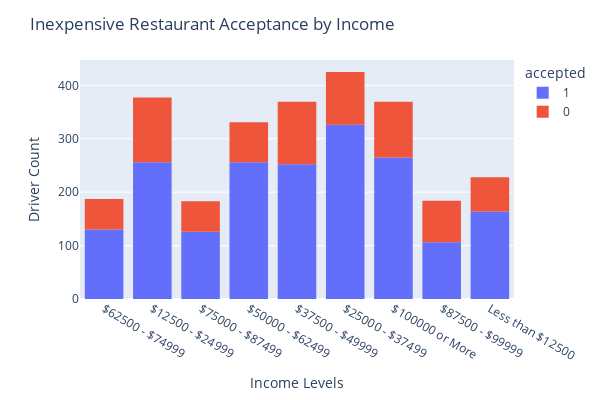

This figure's notebook cell:
### Code cell
# I suspect that income may be a factor in acceptance of coupons for inexpensive restaurants.
# I want to visualize acceptance across income levels to see if there are any obvious trends.
fig_lt20_incomes = px.histogram(lt20, x=lt20['income'], color='accepted')
fig_lt20_incomes.update_layout(title='Inexpensive Restaurant Acceptance by Income', 
                               xaxis_title='Income Levels', 
                               yaxis_title='Driver Count',
                               height=400,
                               width=600)
fig_lt20_incomes.show()

### Figure 1 — Plotly figure (JSON) as saved in the notebook; plotly's stock layout.template omitted (floating-point values rounded to 4 significant figures; data arrays with more than 128 entries replaced by an {"elided": "..."} marker saying what was removed)
{"data": [{"alignmentgroup": "True", "bingroup": "x", "hovertemplate": "accepted=1<br>income=%{x}<br>count=%{y}<extra></extra>", "legendgroup": "1", "marker": {"color": "#636efa", "pattern": {"shape": ""}}, "name": "1", "offsetgroup": "1", "orientation": "v", "showlegend": true, "type": "histogram", "x": {"elided": "1881 str values"}, "xaxis": "x", "yaxis": "y"}, {"alignmentgroup": "True", "bingroup": "x", "hovertemplate": "accepted=0<br>income=%{x}<br>count=%{y}<extra></extra>", "legendgroup": "0", "marker": {"color": "#EF553B", "pattern": {"shape": ""}}, "name": "0", "offsetgroup": "0", "orientation": "v", "showlegend": true, "type": "histogram", "x": {"elided": "772 str values"}, "xaxis": "x", "yaxis": "y"}], "layout": {"barmode": "relative", "height": 400, "legend": {"title": {"text": "accepted"}, "tracegroupgap": 0}, "margin": {"t": 60}, "title": {"text": "Inexpensive Restaurant Acceptance by Income"}, "width": 600, "xaxis": {"anchor": "y", "domain": [0, 1], "title": {"text": "Income Levels"}}, "yaxis": {"anchor": "x", "domain": [0, 1], "title": {"text": "Driver Count"}}}}
